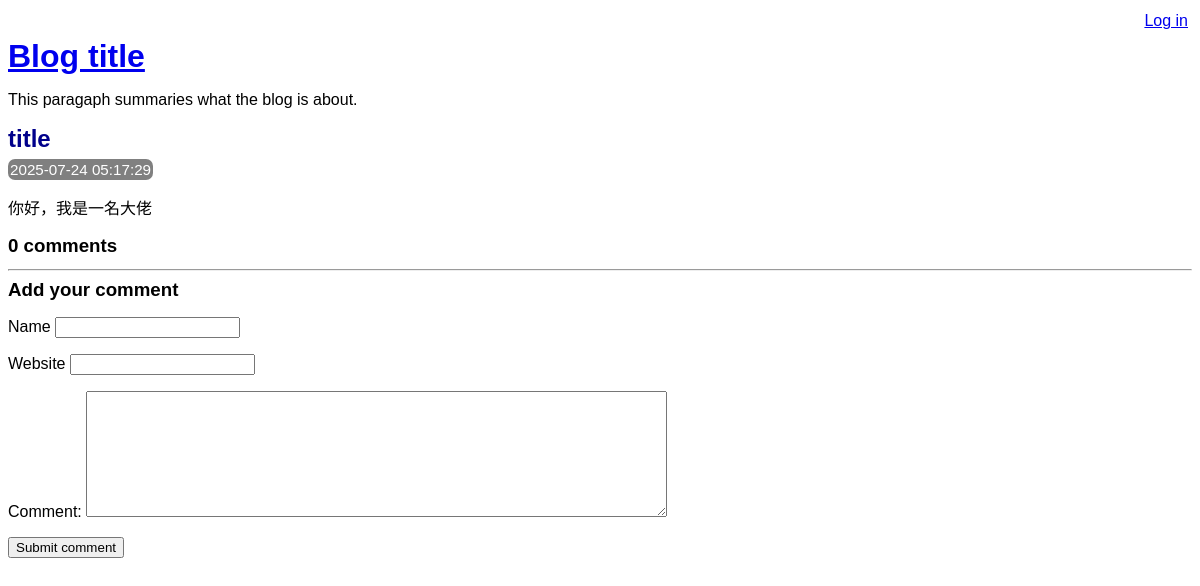
The app's page /view-post.php?post_id=6 with its own data.
### tables this page shows
CREATE TABLE post (
    id INTEGER PRIMARY KEY AUTOINCREMENT NOT NULL,
    title VARCHAR NOT NULL,
    body VARCHAR NOT NULL,
    user_id INTEGER NOT NULL,
    created_at VARCHAR NOT NULL,
    updated_at VARCHAR,
    FOREIGN KEY (user_id) REFERENCES user(id)
);

### lib/view-post.php (called while the page is built, shortened)
<?php
function  getPostRow(PDO $pdo,$postid){
    $stmt =$pdo->prepare(
        '
        SELECT
        title,created_at,body
        FROM post
        WHERE id=:id
        '
    );
    $result =$stmt->execute(array('id'=>$postid),);
    $row = $stmt->fetch(PDO::FETCH_ASSOC);
    return $row;
}
?>

### view-post.php (the view, shortened to what this page needs)
<?php
require_once 'lib/common.php';
require_once 'lib/view-post.php';
if (isset($_GET['post_id'])) {
    $post_id = $_GET['post_id'];
} else {
    $post_id = 0;
}
$pdo=getPDO();
$row=getPostRow($pdo, $post_id);
?>
<!DOCTYPE html>
<html lang="en">
<head>
<?php require 'templates/head.php'?>
</head>
<body>
<?php require "templates/title.php"  ?>
<div class="post">
<h2>
    <?php echo htmlEscape($row['title']) ?>
</h2>
<div class="date">
    <?php echo convertSqlDate($row['created_at'])?>
    </div>
    <p>
        <?php echo convertNewLinesToParagraphs($row['body']) ?>
    </p>
    </div>
    <div class="comment-list">
        <h3><?php echo countCommentsForPost($pdo, $post_id) ?> comments</h3>
    </div>
       <?php require 'templates/comment-form.php';?>
</body>
</html>

### lib/common.php (shortened to what this page needs)
<?php
function htmlEscape($html)
{
    return htmlspecialchars($html, ENT_HTML5, 'UTF-8');
}
function convertSqlDate($sqlDate)
{
    $date = DateTime::createFromFormat('!Y-m-d', $sqlDate);
    if ($date === false) {
        return $sqlDate;
    }
    return $date->format('d M Y');
}
function countCommentsForPost(PDO $pdo,$postId){
$sql="
SELECT
COUNT(*) c
FROM  comment
WHERE post_id=:post_id
";
$stmt=$pdo->prepare($sql);
$stmt->execute(array('post_id'=>$postId));
return (int) $stmt->fetchColumn();
}
function convertNewLinesToParagraphs($text){
    $escaped=htmlEscape($text);
    return '<p>'.str_replace("\n","<p></p>",$escaped).'</p>';
}
?>

### assets/main.css (style rules this page uses)
h1,h2,h3 { margin-top: 0; margin-bottom: 8px; }
body { font-family: sans-serif; }
.post-synopsis h2, .post h2 { color: darkblue; }
.post .date, .post-synopsis .meta { color:white; background-color: grey; border-radius: 7px; padding:2px; display:inline; font-size:0.95em; }
.comment-list { border-bottom:1px dottted silver; margin-bottom: 12px; }

### records on screen
post: title "title", created_at "2025-07-24 05:17:29", body "你好，我是一名大佬"

### other values on screen
htmlEscape('This paragaph summaries what the blog is about.') "This paragaph summaries what the blog is about."
countCommentsForPost($pdo, $post_id) "0"
